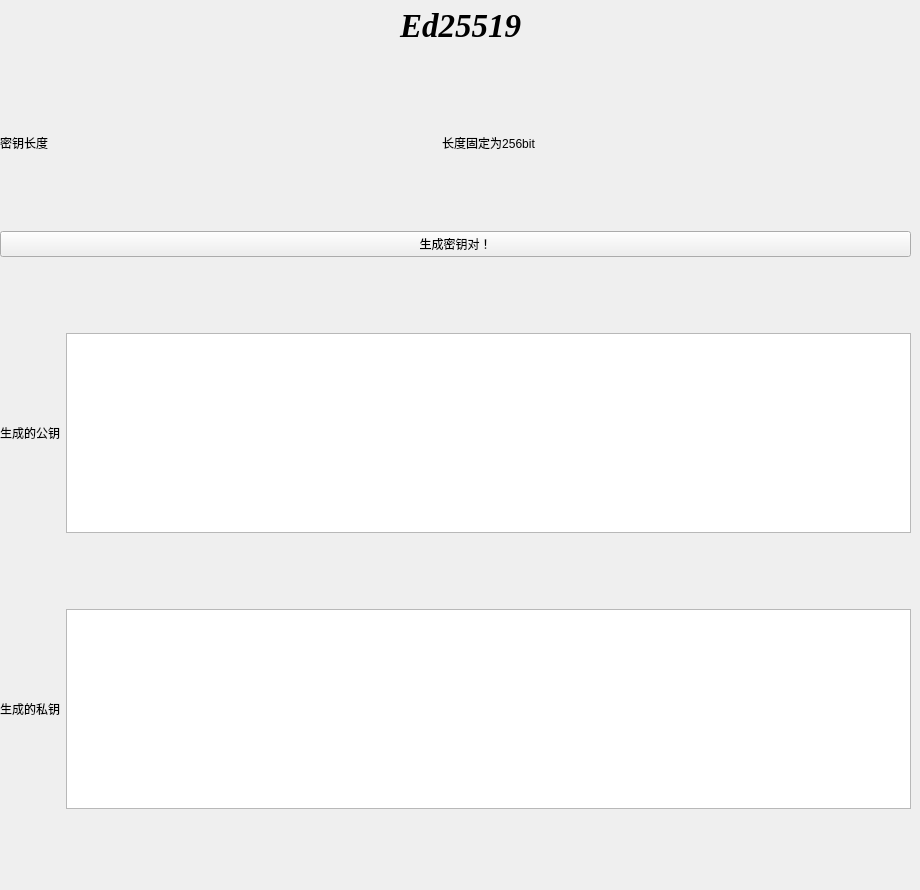
    <widget class="QWidget" name="page_22">
     <widget class="QLabel" name="label_56">
      <property name="geometry">
       <rect>
        <x>300</x>
        <y>0</y>
        <width>321</width>
        <height>51</height>
       </rect>
      </property>
      <property name="font">
       <font>
        <family>Times New Roman</family>
        <pointsize>25</pointsize>
        <weight>75</weight>
        <italic>true</italic>
        <bold>true</bold>
        <underline>false</underline>
       </font>
      </property>
      <property name="cursor">
       <cursorShape>UpArrowCursor</cursorShape>
      </property>
      <property name="text">
       <string>Ed25519</string>
      </property>
      <property name="alignment">
       <set>Qt::AlignCenter</set>
      </property>
     </widget>
     <widget class="QWidget" name="gridLayoutWidget_12">
      <property name="geometry">
       <rect>
        <x>0</x>
        <y>60</y>
        <width>911</width>
        <height>821</height>
       </rect>
      </property>
      <layout class="QGridLayout" name="gridLayout_7">
       <item row="3" column="1">
        <widget class="QLabel" name="label_57">
         <property name="text">
          <string>生成的私钥</string>
         </property>
        </widget>
       </item>
       <item row="0" column="1">
        <widget class="QLabel" name="label_58">
         <property name="text">
          <string>密钥长度</string>
         </property>
        </widget>
       </item>
       <item row="2" column="2">
        <widget class="QTextEdit" name="textEdit_17">
         <property name="maximumSize">
          <size>
           <width>16777215</width>
           <height>200</height>
          </size>
         </property>
        </widget>
       </item>
       <item row="3" column="2">
        <widget class="QTextEdit" name="textEdit_18">
         <property name="maximumSize">
          <size>
           <width>16777215</width>
           <height>200</height>
          </size>
         </property>
        </widget>
       </item>
       <item row="2" column="1">
        <widget class="QLabel" name="label_59">
         <property name="text">
          <string>生成的公钥</string>
         </property>
        </widget>
       </item>
       <item row="1" column="1" colspan="2">
        <widget class="QPushButton" name="pushButton_37">
         <property name="text">
          <string>生成密钥对！</string>
         </property>
        </widget>
       </item>
       <item row="0" column="2">
        <widget class="QLabel" name="label_60">
         <property name="maximumSize">
          <size>
           <width>16777215</width>
           <height>25</height>
          </size>
         </property>
         <property name="text">
          <string>长度固定为256bit</string>
         </property>
         <property name="alignment">
          <set>Qt::AlignCenter</set>
         </property>
        </widget>
       </item>
      </layout>
     </widget>
    </widget>
